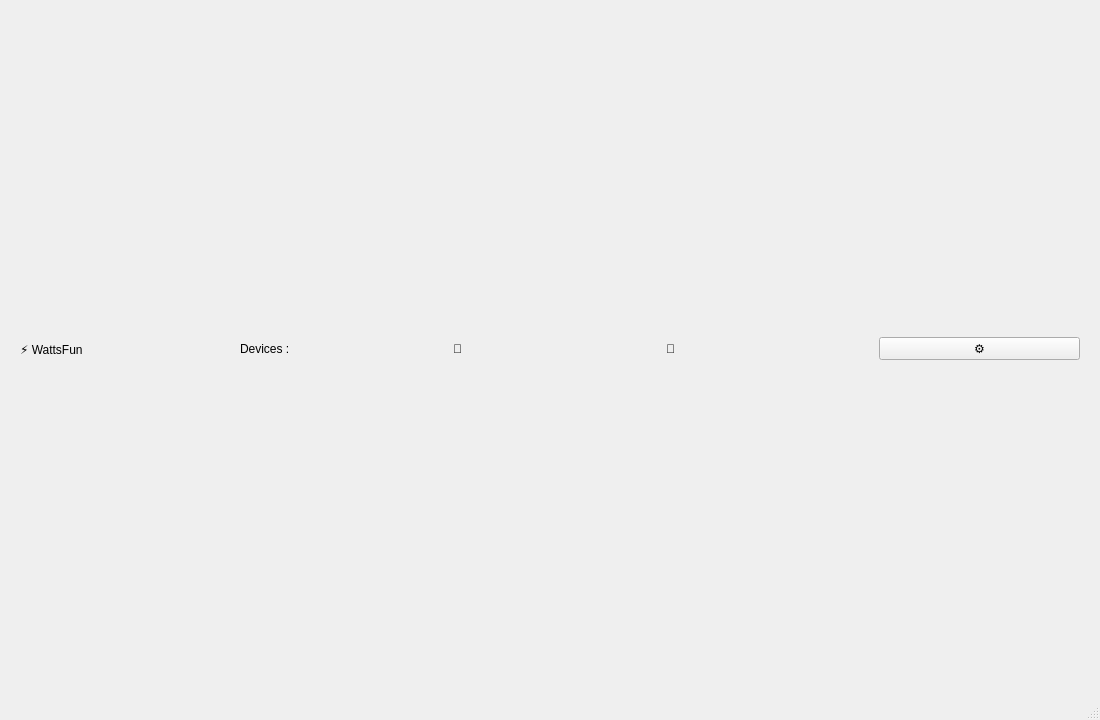
<?xml version="1.0" encoding="UTF-8"?>
<ui version="4.0">
 <class>MainWindow</class>
 <widget class="QMainWindow" name="MainWindow">
  <property name="geometry">
   <rect>
    <x>0</x>
    <y>0</y>
    <width>1100</width>
    <height>720</height>
   </rect>
  </property>
  <property name="windowTitle">
   <string>WattsFun</string>
  </property>
  <widget class="QWidget" name="centralwidget">
   <layout class="QVBoxLayout" name="mainLayout">
    <property name="spacing">
     <number>0</number>
    </property>
    <property name="leftMargin"><number>0</number></property>
    <property name="topMargin"><number>0</number></property>
    <property name="rightMargin"><number>0</number></property>
    <property name="bottomMargin"><number>0</number></property>
    <!-- Header bar -->
    <item>
     <widget class="QWidget" name="headerBar">
      <property name="minimumHeight"><number>56</number></property>
      <property name="maximumHeight"><number>56</number></property>
      <layout class="QHBoxLayout" name="headerLayout">
       <property name="leftMargin"><number>20</number></property>
       <property name="rightMargin"><number>20</number></property>
       <property name="topMargin"><number>0</number></property>
       <property name="bottomMargin"><number>0</number></property>
       <property name="spacing"><number>12</number></property>
       <item>
        <widget class="QLabel" name="lblAppName">
         <property name="text"><string>⚡ WattsFun</string></property>
        </widget>
       </item>
       <item>
        <spacer>
         <property name="orientation"><enum>Qt::Horizontal</enum></property>
        </spacer>
       </item>
       <item>
        <widget class="QLabel" name="lblDevicesHeader">
         <property name="text"><string>Devices :</string></property>
        </widget>
       </item>
       <item>
        <widget class="QLabel" name="lblTrainerStatus">
         <property name="text"><string>🚴</string></property>
         <property name="toolTip"><string>Trainer – not connected</string></property>
        </widget>
       </item>
       <item>
        <widget class="QLabel" name="lblHrmStatus">
         <property name="text"><string>💓</string></property>
         <property name="toolTip"><string>Heart rate monitor – not connected</string></property>
        </widget>
       </item>
       <item>
        <widget class="QPushButton" name="btnDeviceSettings">
         <property name="text"><string>&#x2699;</string></property>
         <property name="toolTip"><string>Scan for and select trainer and HRM</string></property>
        </widget>
       </item>
      </layout>
     </widget>
    </item>
    <!-- Content area (tabs inserted programmatically) -->
   </layout>
  </widget>
  <widget class="QStatusBar" name="statusbar"/>
 </widget>
 <resources/>
 <connections/>
</ui>
